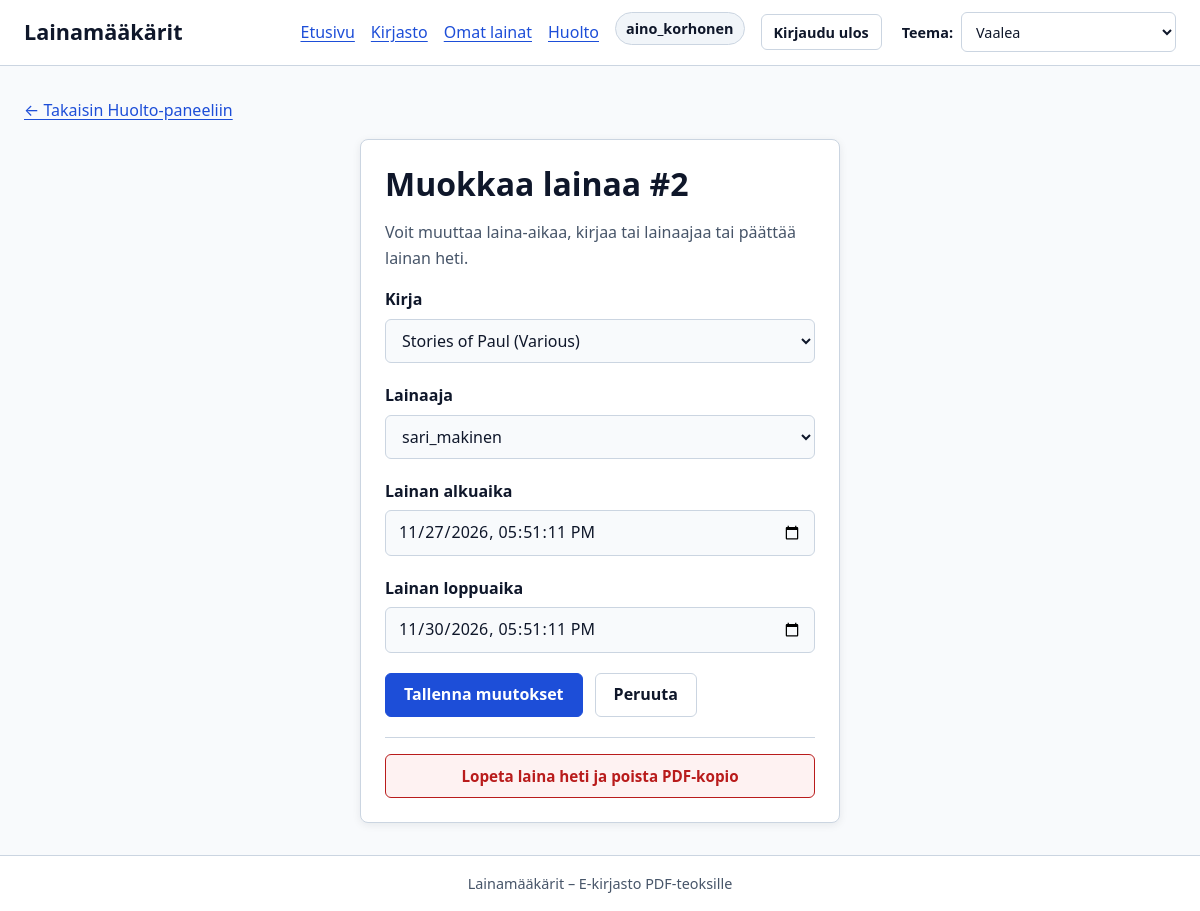
/huolto/lainat/2/muokkaa/ (signed in), run on the app's committed database.
### kirjasto/models.py (models this page shows, shortened)
class Laina(models.Model):
    laina_id = models.AutoField(primary_key=True)
    kirja = models.ForeignKey(
        Kirja,
        on_delete=models.CASCADE,
        related_name="lainat",
        verbose_name="Kirja",
    )
    kayttaja = models.ForeignKey(
        settings.AUTH_USER_MODEL,
        on_delete=models.CASCADE,
        related_name="lainat",
        verbose_name="Käyttäjä",
    )
    laina_alku = models.DateTimeField("Lainan alku", default=timezone.now)
    laina_loppu = models.DateTimeField("Lainan loppu")
    laina_tunniste = models.CharField(
        "Lainatunniste",
        max_length=64,
        blank=True,
        default="",
        db_index=True,
    )
    valiaikainen_tiedosto = models.CharField(
        "Väliaikainen PDF-tiedosto",
        max_length=255,
        blank=True,
        default="",
    )
    class Meta:
        db_table = "lainat"
        verbose_name = "Laina"
        verbose_name_plural = "Lainat"
        ordering = ["-laina_alku"]
    @property
    def on_voimassa(self) -> bool:
        return self.laina_loppu > timezone.now()

class Kirja(models.Model):
    kirja_id = models.AutoField(primary_key=True)
    nimi = models.CharField("Nimi", max_length=255)
    tekija = models.CharField("Tekijä", max_length=255)
    tehty = models.IntegerField("Julkaisuvuosi")
    avainsana = models.CharField("Avainsana", max_length=255, blank=True)
    kategoria = models.CharField("Kategoria", max_length=100, blank=True, default="")
    kieli = models.CharField("Kieli", max_length=50, blank=True, default="")
    kuvaus = models.TextField("Kuvaus", blank=True, default="")
    salattu_tiedosto = models.CharField(
        "Salattu PDF-tiedosto",
        max_length=255,
        blank=True,
        default="",
    )
    listattu = models.BooleanField("Listattu kirjastossa", default=True)
    class Meta:
        db_table = "kirjat"
        verbose_name = "Kirja"
        verbose_name_plural = "Kirjat"
        ordering = ["nimi"]
    def __str__(self) -> str:
        return f"{self.nimi} ({self.tekija})"

### kirjasto/views.py (the view)
@huolto_vaaditaan
def huolto_muokkaa_laina(request: HttpRequest, laina_id: int) -> HttpResponse:
    siivoa_vanhentuneet_lainat()
    laina = get_object_or_404(Laina.objects.select_related("kirja", "kayttaja"), pk=laina_id)
    vanha_kirja_id = laina.kirja_id
    if request.method == "POST":
        lomake = LainaMuokkausLomake(request.POST, instance=laina)
        if lomake.is_valid():
            paivitetty = lomake.save()
            synkronoi_muokattu_laina(paivitetty, vanha_kirja_id=vanha_kirja_id)
            messages.success(
                request,
                f'Lainaa #{paivitetty.laina_id} ("{paivitetty.kirja.nimi}") päivitettiin onnistuneesti.',
            )
            return redirect("huolto")
    else:
        lomake = LainaMuokkausLomake(instance=laina)
    return render(
        request,
        "kirjasto/huolto_laina_muokkaa.html",
        {
            "laina": laina,
            "lomake": lomake,
        },
    )

### kirjasto/forms.py (shortened to what this page needs)
class LainaMuokkausLomake(forms.ModelForm):
    laina_alku = forms.DateTimeField(
        label="Lainan alkuaika",
        input_formats=DATETIME_INPUT_FORMATS,
        widget=forms.DateTimeInput(
            attrs={"type": "datetime-local", "step": "1"},
            format="%Y-%m-%dT%H:%M:%S",
        ),
    )
    laina_loppu = forms.DateTimeField(
        label="Lainan loppuaika",
        input_formats=DATETIME_INPUT_FORMATS,
        widget=forms.DateTimeInput(
            attrs={"type": "datetime-local", "step": "1"},
            format="%Y-%m-%dT%H:%M:%S",
        ),
    )
    class Meta:
        model = Laina
        fields = ("kirja", "kayttaja", "laina_alku", "laina_loppu")
        labels = {
            "kirja": "Kirja",
            "kayttaja": "Lainaaja",
        }

### kirjasto/services.py (called while the page is built, shortened)
def get_library_root() -> Path:
    return Path(settings.LIBRARY_ROOT)

def get_loans_dir() -> Path:
    path = get_library_root() / "loans"
    path.mkdir(parents=True, exist_ok=True)
    return path

def _safe_join(base_dir: Path, relative_path: str) -> Path:
    base_resolved = base_dir.resolve()
    candidate = (base_resolved / relative_path).resolve()
    if candidate == base_resolved or not candidate.is_relative_to(base_resolved):
        raise ValueError("Virheellinen tiedostopolku.")
    return candidate

def siivoa_vanhentuneet_lainat() -> int:
    now = timezone.now()
    loans_dir = get_loans_dir()
    poistetut = 0
    vanhentuneet = Laina.objects.exclude(valiaikainen_tiedosto="").filter(
        laina_loppu__lte=now
    )
    for laina in vanhentuneet:
        poista_lainan_tiedosto(laina)
        poistetut += 1
    aktiiviset_polut = set()
    aktiiviset_kansiot = set()
    for rel_path in (
        Laina.objects.filter(laina_loppu__gt=now)
        .exclude(valiaikainen_tiedosto="")
        .values_list("valiaikainen_tiedosto", flat=True)
    ):
        try:
            resolved = _safe_join(loans_dir, rel_path)
            aktiiviset_polut.add(resolved)
            aktiiviset_kansiot.add(resolved.parent)
        except ValueError:
            continue
    return poistetut

### kirjasto/views.py (called while the page is built)
def _on_huolto_kayttaja(user) -> bool:
    return bool(user.is_authenticated and (user.is_staff or user.is_superuser))

### templates/kirjasto/huolto_laina_muokkaa.html (shortened to what this page needs)
{% extends "base.html" %}
{% block content %}
<p class="back-nav">
    <a href="{% url 'huolto' %}">&larr; Takaisin Huolto-paneeliin</a>
</p>
<section class="card form-card">
    <h1>Muokkaa lainaa #{{ laina.laina_id }}</h1>
    <p class="text-muted">Voit muuttaa laina-aikaa, kirjaa tai lainaajaa tai päättää lainan heti.</p>
    <form method="post" action="{% url 'huolto_muokkaa_laina' laina.laina_id %}" novalidate>
        {% for field in lomake %}
            <div class="form-group">
                <label for="{{ field.id_for_label }}">{{ field.label }}</label>
                {{ field }}
            </div>
        {% endfor %}
        <div class="action-group">
            <button type="submit" class="btn btn-primary">Tallenna muutokset</button>
            <a href="{% url 'huolto' %}" class="btn btn-outline">Peruuta</a>
        </div>
    </form>
    {% if laina.on_voimassa %}
        <div class="form-footer">
            <form method="post" action="{% url 'huolto_lopeta_laina' laina.laina_id %}">
                <button type="submit" class="btn btn-danger btn-block">Lopeta laina heti ja poista PDF-kopio</button>
            </form>
        </div>
    {% endif %}
</section>
{% endblock %}

### templates/base.html (shortened to what this page needs)
{% load static %}<!DOCTYPE html>
<html lang="fi" class="no-js" data-theme="light">
<head>
    <link rel="stylesheet" href="{% static 'css/styles.css' %}">
</head>
<body>
    <header class="site-header">
        <div class="container header-inner">
            <div class="header-top">
                <a class="brand" href="{% url 'home' %}">Lainamääkärit</a>
            </div>
            <nav class="site-nav" id="nav-menu" aria-label="Päävalikko">
                <ul class="nav-links">
                    <li><a href="{% url 'home' %}">Etusivu</a></li>
                    <li><a href="{% url 'kirja_lista' %}">Kirjasto</a></li>
                    {% if user.is_authenticated %}
                        <li><a href="{% url 'omat_lainat' %}">Omat lainat</a></li>
                        {% if user.is_staff or user.is_superuser %}
                            <li><a href="{% url 'huolto' %}">Huolto</a></li>
                        {% endif %}
                        <li class="nav-user">
                            <span class="user-badge" title="{{ user.username }}">{{ user.username }}</span>
                        </li>
                        <li>
                            <form method="post" action="{% url 'logout' %}" class="inline-form">
                                <button type="submit" class="btn btn-outline btn-sm">Kirjaudu ulos</button>
                            </form>
                        </li>
                    {% else %}
                        <li><a href="{% url 'login' %}">Kirjaudu sisään</a></li>
                        <li><a href="{% url 'signup' %}" class="btn btn-primary btn-sm">Rekisteröidy</a></li>
                    {% endif %}
                </ul>
                <div class="theme-switcher">
                    <label for="theme-select" class="theme-label">Teema:</label>
                    <select id="theme-select" class="theme-select" aria-label="Valitse väriteema ja kontrasti">
                        <option value="light">Vaalea</option>
                    </select>
                </div>
            </nav>
        </div>
    </header>
    <main id="main-content" class="site-main container">
        {% block content %}{% endblock %}
    </main>
    <footer class="site-footer">
        <div class="container">
            <p>Lainamääkärit &ndash; E-kirjasto PDF-teoksille</p>
        </div>
    </footer>
</body>
</html>

### data on the page
Laina: laina_id "2", lomake "sari_makinen" "11/27/2026 17:51:11" "11/30/2026 17:51:11"
Kirja: lomake "Stories of Paul (Various)"

### other printed values
{{ user.username }} "aino_korhonen"
{{ field.label }} "Kirja" "Lainaaja" "Lainan alkuaika" "Lainan loppuaika"
